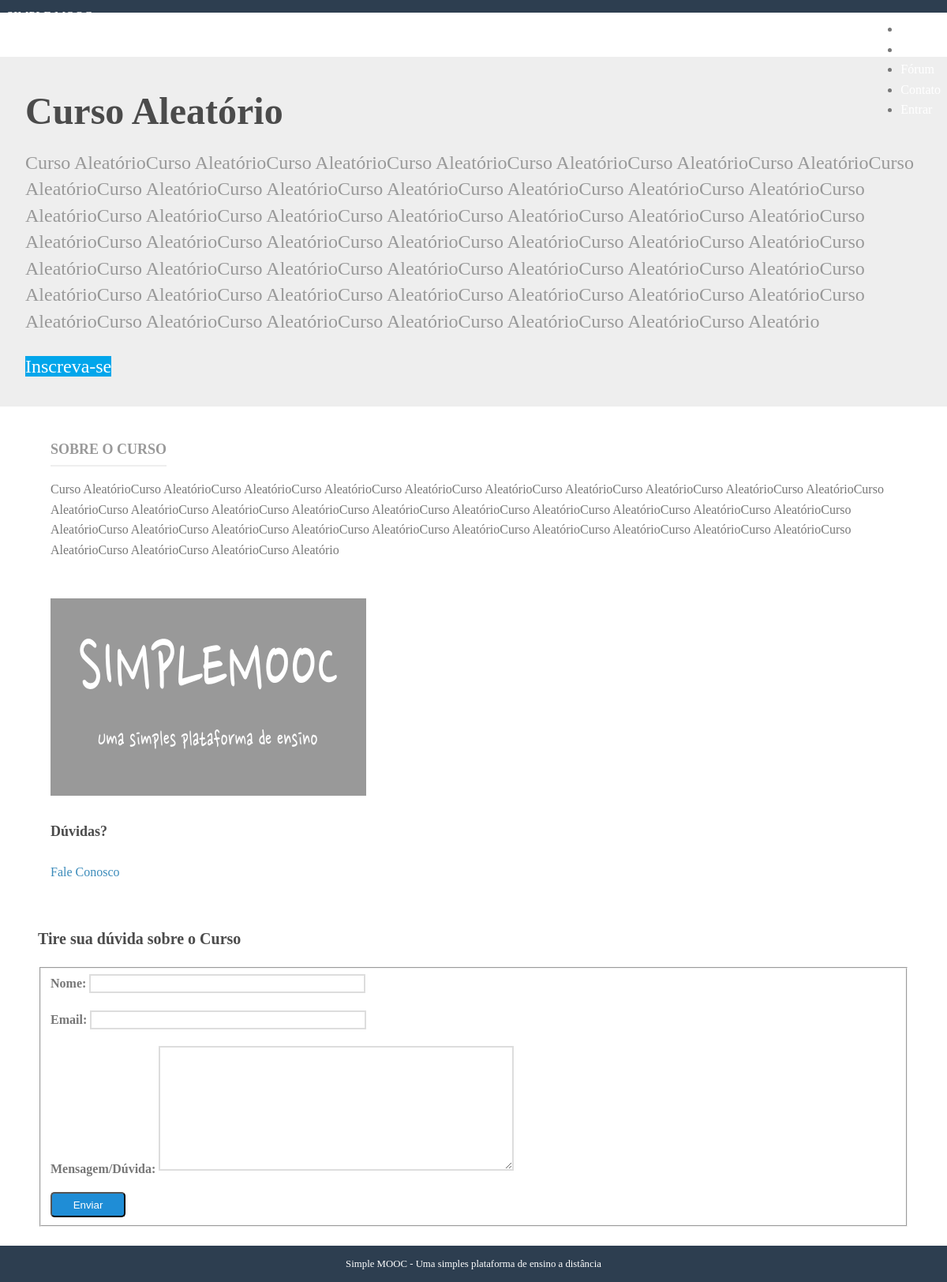
Page /cursos/curso-aleatorio/ on the committed database.
### courses/models.py (models this page shows, shortened)
class Course(models.Model):
    name = models.CharField('Nome', max_length=100)
    slug = models.SlugField('Atalho')
    description = models.TextField('Descrição', blank=True)
    about = models.TextField('Sobre o curso', blank = True)
    start_date = models.DateField(
        'Data de inicio', null=True, blank=True
    )
    image = models.ImageField(
        upload_to='courses/images', verbose_name='Imagem',
        null=True, blank=True
    )
    created_at = models.DateField(
        'Criado em', auto_now_add=True
    )
    updated_at = models.DateField(
        'Atualizado em', auto_now = True
    )
    objects = CourseManager()
    def __str__(self):
        return self.name
    class Meta:
        verbose_name = 'Curso'
        verbose_name_plural = 'Cursos'
        ordering = ['name']

### courses/views.py (the view)
# urls.py: path('<str:slug>/', views.details, name='details'),
def details(request, slug):
    context = {}
    course = get_object_or_404(Course, slug=slug)
    course = Course.objects.get(slug=slug)
    if request.method == 'POST':
        form = ContactCourse(request.POST)
        if form.is_valid():
            context['is_valid'] = True
            print(form.cleaned_data)
            form.send_mail(course)
            form = ContactCourse()
    else:
        form = ContactCourse()
    context['course'] = course
    context['form'] = form
    template_name = 'courses/details.html'
    return render(request, template_name, context)

### courses/forms.py (shortened to what this page needs)
class ContactCourse(forms.Form):
    name = forms.CharField(label='Nome', max_length=100)
    email = forms.EmailField(label='Email')
    message = forms.CharField(
        label='Mensagem/Dúvida', widget=forms.Textarea
    )

### courses/templates/courses/details.html (shortened to what this page needs)
{% extends "base.html" %}
{% load static %}
{% block content %}
    <div class="splash">
        <div class="pure-g-r">
            <div class="pure-u-1">
                <div class="l-box splash-text">
                    <h1 class="splash-head">
                        {{ course }}
                    </h1>
                    <h2 class="splash-subhead">
                        {{ course.description }}
                    </h2>
                    <p>
                        <a href="{% url 'courses:enrollment' course.slug %}" class="pure-button primary-button">Inscreva-se</a>
                    </p>
                </div>
            </div>
        </div>
    </div>
    <div class="pure-g-r content-ribbon">
        <div class="pure-u-2-3">
            <div class="l-box">
                <h4 class="content-subhead">Sobre o Curso</h4>
                {{ course.about|linebreaks }}
            </div>
        </div>
        <div class="pure-u-1-3">
            <div class="l-box">
                {% if course.image %}
                    <img src="{{ course.image.url }}" alt=""/>
                {% else %}
                    <img src="{% static 'img/course-image.png' %}" alt=""/>
                {% endif %}
                <h4>Dúvidas?</h4>
                <p>
                    <a href="#contato" title="" class="pure-button">Fale Conosco</a>
                </p>
            </div>
        </div>
    </div>
    <div class="pure-g-r content-ribbon" id="contato">
        <div class="pure-u-1">
            <h3>Tire sua dúvida sobre o Curso</h3>
            <form class="pure-form pure-form-aligned" method="POST" action='#contato'>
                <fieldset>
                    {% for field in form%}
                    <div class="pure-control-group">
                        {{ field.label_tag }}
                        {{ field }}
                    </div>
                    {% endfor %}
                    <div class="pure-controls">
                        <button type="submit" class="pure-button pure-button-primary">Enviar</button>
                    </div>
                </fieldset>
            </form>
        </div>
    </div>
{% endblock %}

### core/static/css/styles.css (style rules this page uses)
* { -webkit-box-sizing: border-box; -moz-box-sizing: border-box; box-sizing: border-box; }
body { margin: 0 auto; line-height: 1.7em; }
a { color: #3b8bba; }
.l-box { padding: 1em; }
body .primary-button { background: #02a6eb; color: #fff; }
.splash { margin: 0 auto; padding: 1.5em 1em 0; background: #eee; }
.splash .splash-head { font-size: 300%; margin: 0em 0; line-height: 1.2em; }
.splash .splash-subhead { color: #999; font-weight: 300; line-height: 1.4em; }
.splash .primary-button { font-size: 150%; }
.content .content-subhead { color: #999; padding-bottom: 0.3em; text-transform: uppercase; margin: 0; border-bottom: 2px solid #eee; display: inline-block; }
.content .content-ribbon { margin: 1.5em 3em; }
.pure-form label { margin: 1em 0 0; font-weight: bold; font-size: 100%; }
.pure-form input[type], .pure-form textarea, .pure-form select { border: 2px solid #ddd; box-shadow: none; font-size: 100%; width: 100%; max-width: 350px; margin-bottom: 0.3em; }
.pure-form textarea { max-width: 450px; }
.pure-form .pure-control-group { margin-bottom: 1em; }
.pure-button-primary { background-color: #1f8dd6; color: white; padding: 0.5em 2em; border-radius: 5px; }
body { min-width: 320px; color: #777; line-height: 1.6; }
h1, h2, h3, h4, h5, h6 { font-weight: bold; color: rgb(75, 75, 75); }
h3 { font-size: 1.25em; }
h4 { font-size: 1.125em; }
a { color: #3b8bba; text-decoration: none; }

### rows in the picture
Course: name "Curso Aleatório", description "Curso AleatórioCurso AleatórioCurso AleatórioCurso AleatórioCurso AleatórioCurso AleatórioCurso AleatórioCurso AleatórioCurso AleatórioCurso AleatórioCurso AleatórioCurso AleatórioCurso AleatórioCurso AleatórioCurso AleatórioCurso AleatórioCurso AleatórioCurso AleatórioCurso AleatórioCurso AleatórioCurso AleatórioCurso AleatórioCurso AleatórioCurso AleatórioCurso AleatórioCurso AleatórioCurso AleatórioCurso AleatórioCurso AleatórioCurso AleatórioCurso AleatórioCurso AleatórioCurso AleatórioCurso AleatórioCurso AleatórioCurso AleatórioCurso AleatórioCurso AleatórioCurso AleatórioCurso AleatórioCurso AleatórioCurso AleatórioCurso AleatórioCurso AleatórioCurso AleatórioCurso AleatórioCurso…", about "Curso AleatórioCurso AleatórioCurso AleatórioCurso AleatórioCurso AleatórioCurso AleatórioCurso AleatórioCurso AleatórioCurso AleatórioCurso AleatórioCurso AleatórioCurso AleatórioCurso AleatórioCurso AleatórioCurso AleatórioCurso AleatórioCurso AleatórioCurso AleatórioCurso AleatórioCurso AleatórioCurso AleatórioCurso AleatórioCurso AleatórioCurso AleatórioCurso AleatórioCurso AleatórioCurso AleatórioCurso AleatórioCurso AleatórioCurso AleatórioCurso AleatórioCurso AleatórioCurso AleatórioCurso Aleatório"

### other values in the picture
{{ field.label_tag }} "Nome:" "Email:" "Mensagem/Dúvida:"
